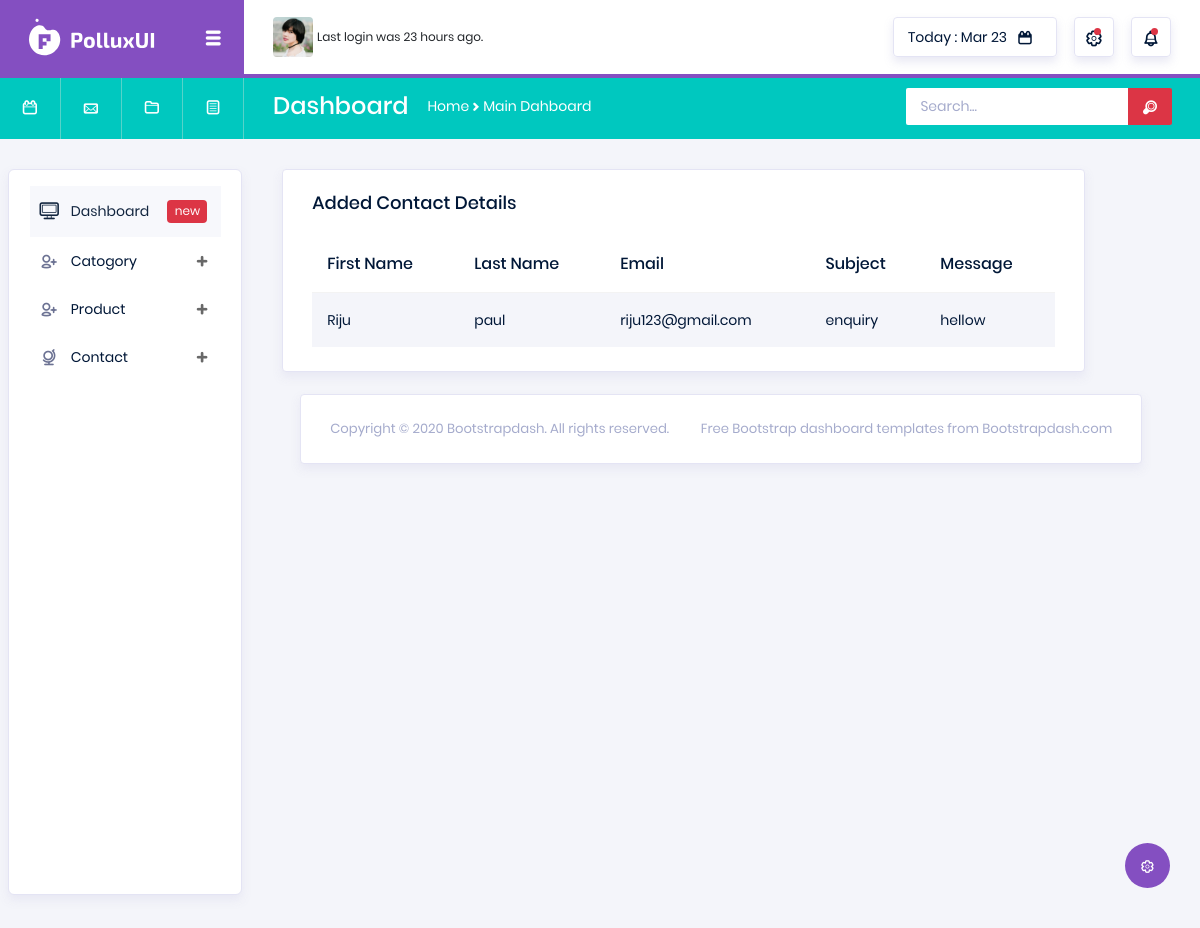
Screenshot of /jiniapp/viewcontact/ with the database file from the repository.
### jiniapp/models.py (models this page shows)
class Contact(models.Model):
    First_Name = models.CharField(max_length=100, null=True, blank=True)
    Last_Name = models.CharField(max_length=100, null=True, blank=True)
    Email = models.EmailField(max_length=100, null=True, blank=True)
    Subject = models.CharField(max_length=100, null=True, blank=True)
    Message = models.CharField(max_length=100, null=True, blank=True)

### jiniapp/views.py (the view)
# urls.py: path('viewcontact/', views.viewcontact, name="viewcontact"),
def viewcontact(req):
    data = Contact.objects.all()
    return render(req,"viewcontact.html",{ 'data':data})

### jiniapp/templates/viewcontact.html (shortened to what this page needs)
<!DOCTYPE html>
{% extends 'shop.html' %}
{% block content %}
<html lang="en">
<head>
</head>
<body>
<div class="col-lg-11 grid-margin stretch-card">
              <div class="card">
                <div class="card-body">
                  <h4 class="card-title">Added Contact Details</h4>
                  <div class="table-responsive">
                    <table class="table table-striped">
                      <thead>
                        <tr>
                          <th>
                            First Name
                          </th>
                             <th>
                            Last Name
                          </th>
                            <th>
                            Email
                          </th>
                          <th>
                            Subject
                          </th>
                          <th>
                           Message
                          </th>
                        </tr>
                      </thead>
                      {% for i in data %}
                      <tbody>
                        <tr>
                          <td class="py-1">
                             {{i.First_Name}}
                          </td>
                          <td>
                            {{i.Last_Name}}
                          </td>
                            <td>
                            {{i.Email}}
                          </td>
                            <td>
                            {{i.Subject}}
                          </td>
                            <td>
                            {{i.Message}}
                          </td>
                        </tr>
                      </tbody>
                      {% endfor %}
                    </table>
                  </div>
                </div>
              </div>
            </div>
</body>
</html>
{% endblock %}

### rows the page displays
Contact: First_Name "Riju", Last_Name "paul", Email "riju123@gmail.com", Subject "enquiry", Message "hellow"
